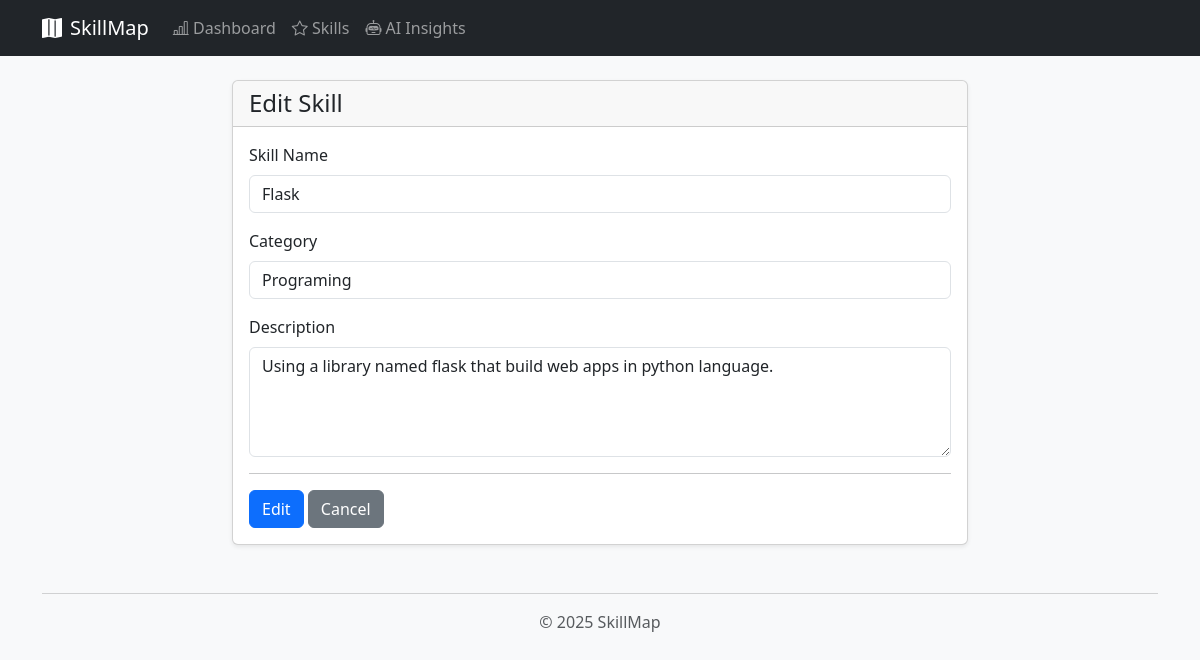
Page /skills/1/edit on the committed database.
### app/models.py (models this page shows, shortened)
class Skill(db.Model):
    __tablename__ = "skills"
    id = db.Column(db.Integer, primary_key=True)
    name = db.Column(db.String(100), nullable=False, unique=True)
    description = db.Column(db.Text)
    category = db.Column(db.String(50))
    created_at = db.Column(db.DateTime, default=datetime.utcnow)
    updated_at = db.Column(
        db.DateTime, default=datetime.utcnow, onupdate=datetime.utcnow
    )
    milestones = db.relationship(
        "Milestone", backref="skill", lazy=True, cascade="all, delete-orphan"
    )
    insights = db.relationship(
        "LLMInsight", backref="skill", lazy=True, cascade="all, delete-orphan"
    )

### app/routes/skills.py (the view, shortened to what this page needs)
@skills_bp.route("/<int:skill_id>/edit", methods=["GET", "POST"])
def skill_edit(skill_id):
    skill = Skill.query.get_or_404(skill_id)
    return render_template("skill_form.html", action="Edit", skill=skill)

### app/templates/skill_form.html
{% extends "base.html" %} {% block content %}
<div class="row justify-content-center">
  <div class="col-md-8">
    <div class="card shadow-sm">
      <div class="card-header">
        <h1 class="h4 mb-0">{{ action }} Skill</h1>
      </div>
      <div class="card-body">
        <form method="post" novalidate>
          <div class="mb-3">
            <label for="name" class="form-label">Skill Name</label>
            <input
              type="text"
              class="form-control"
              id="name"
              name="name"
              required
              value="{{ skill.name if skill else '' }}"
            />
          </div>
          <div class="mb-3">
            <label for="category" class="form-label">Category</label>
            <input
              type="text"
              class="form-control"
              id="category"
              name="category"
              value="{{ skill.category if skill else '' }}"
            />
          </div>
          <div class="mb-3">
            <label for="description" class="form-label">Description</label>
            <textarea
              class="form-control"
              id="description"
              name="description"
              rows="4"
            >
{{ skill.description if skill else '' }}</textarea
            >
          </div>
          <hr />
          <button type="submit" class="btn btn-primary">{{ action }}</button>
          <a
            href="{{ url_for('skills.skills_list') }}"
            class="btn btn-secondary"
            >Cancel</a
          >
        </form>
      </div>
    </div>
  </div>
</div>
{% endblock %}

### app/templates/base.html (style rules this page uses)
body { background-color: #f8f9fa; }

### rows in the picture
Skill: name "Flask", category "Programing", description "Using a library named flask that build web apps in python language."

### other values in the picture
{{ action }} "Edit"
